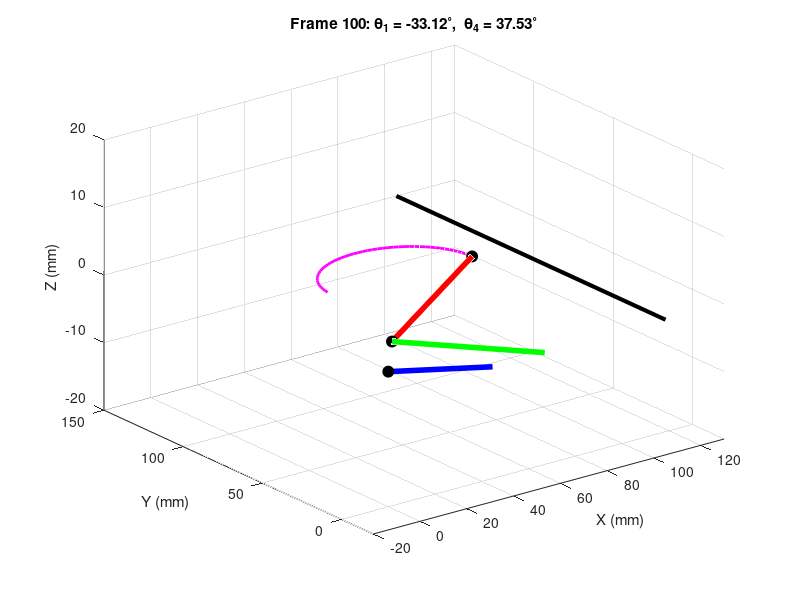
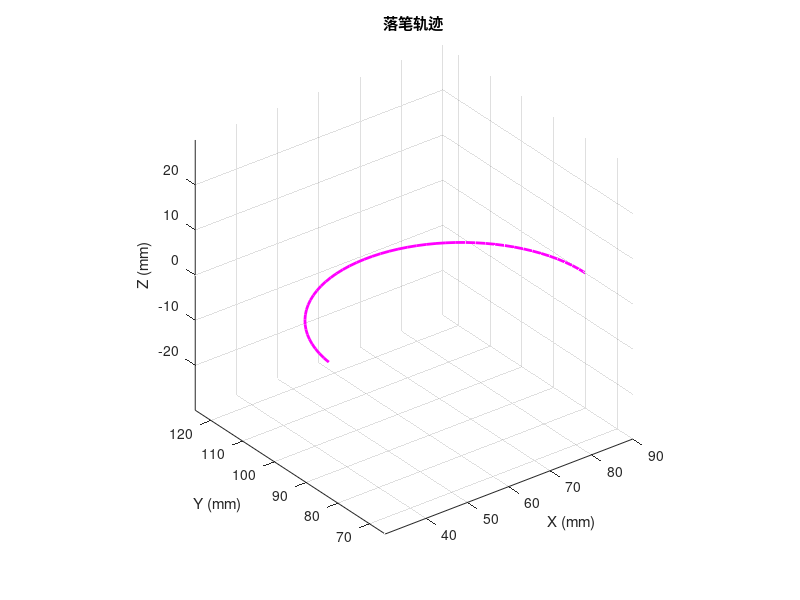

MATLAB code to generate these figures, in order:
%% simulate_robot.m
% 三维仿真程序
% 本程序基于平面五连杆机构（混合链机器人）建立仿真，
% 利用已知的逆运动学公式计算舵机角度 θ₁ 和 θ₄，并绘制机器人运动及笔尖轨迹。
% 说明：
%   - 参数：l1=90, l2=130, l3=130, l4=90, l5=105, l6=35, lM=95（单位均为毫米）
%   - θ₁ 为链接 l1 与 l5（墙面）的夹角，θ₄ 为链接 l4 与 l5之间的夹角。
%   - 设定墙面为 x = l5 （即所有点满足 x <= l5）。
%   - penDown 为布尔型，true 表示落笔写字，false 表示抬笔移动。
%
% 注意：本示例中中间变量 x_c, y_c 简化为与笔尖坐标重合，实际应用中可加入坐标转换。

clear; clc; close all;

%% 固定参数（单位：mm）
l1 = 90;    l2 = 130;    l3 = 130;
l4 = 90;    l5 = 105;    l6 = 35; 
lM = 95;    % 末端连杆参数

%% 生成笔尖轨迹（确保所有点满足 x_pen <= l5，即在墙面一侧）
% 此处我们以一个简单的曲线路径为例
N = 100;
t = linspace(0,2*pi,N);
% 生成一条扁平的椭圆（注意 x 坐标控制在 60~l5 范围内）
x_pen = 60 + 30*cos(t);  
y_pen = 80 + 30*sin(t);

% 保证 x_pen 不超过墙面（l5=105）
x_pen(x_pen > l5) = l5; 

% 设置笔尖状态：落笔写字（true）或抬笔移动（false）
% 此处我们令前半段为写字，后半段为抬笔移动
penDown = true * ones(1,N);
penDown(round(N/2):end) = false;

%% 初始化画布
figure('Name','混合链机器人三维仿真','NumberTitle','off');
axis([-20 130 -20 150 -20 20]);
grid on;
xlabel('X (mm)');
ylabel('Y (mm)');
zlabel('Z (mm)');
view(3);
hold on;

% 绘制墙面（以一条竖直线表示 x = l5 ）
plot3([l5 l5],[ -20, 150],[0 0],'k','LineWidth',3);

% 用于记录落笔轨迹
trace_x = [];
trace_y = [];
trace_z = [];

%% 仿真动画循环
for i=1:N
    % 取当前笔尖坐标
    xp = x_pen(i);
    yp = y_pen(i);
    
    % 确保笔尖不超出墙面
    if xp > l5
        xp = l5;
    end
    
    % 定义工作坐标系 (简化假设 x_c = x_pen, y_c = y_pen)
    x_c = xp;
    y_c = yp;
    
    %% 计算舵机角度 θ₁ (舵机1)
    % 公式：d1 = -2*l1*y_c, e1 = -2*l1*x_c, f1 = x_c^2 + y_c^2 + l1^2 - l2^2,
    %       θ₁ = 2 * arctan((d1 + sqrt(d1^2+e1^2-f1^2))/(e1 - f1))
    d1 = -2 * l1 * y_c;
    e1 = -2 * l1 * x_c;
    f1 = x_c^2 + y_c^2 + l1^2 - l2^2;
    disc1 = d1^2 + e1^2 - f1^2;
    if disc1 < 0, disc1 = 0; end
    theta1 = 2 * atan((d1 + sqrt(disc1))/(e1 - f1));
    
    %% 计算舵机角度 θ₄ (舵机4)
    % 公式：d2 = -2*l3*y_c, e2 = 2*l4*l5 - 2*x_c, f2 = x_c^2+y_c^2+l4^2 - l3^2 + l5^2 - 2*l5*x_c,
    %       θ₄ = 2 * arctan((d2 + sqrt(d2^2+e2^2-f2^2))/(e2 - f2))
    d2 = -2 * l3 * y_c;
    e2 = 2 * l4 * l5 - 2 * x_c;
    f2 = x_c^2 + y_c^2 + l4^2 - l3^2 + l5^2 - 2 * l5 * x_c;
    disc2 = d2^2 + e2^2 - f2^2;
    if disc2 < 0, disc2 = 0; end
    theta4 = 2 * atan((d2 + sqrt(disc2))/(e2 - f2));
    
    %% 计算关键点坐标
    % 基座在原点，计算舵机1末端（点 B）
    xB = l1 * cos(theta1);
    yB = l1 * sin(theta1);
    
    % 对于舵机4，先由逆运动学得知笔尖由点 D 到达，故计算 D 点坐标：
    xD = xp - l4 * cos(theta4);
    yD = yp - l4 * sin(theta4);
    
    %% 绘制机器人连杆
    cla;  % 清除当前坐标区内容
    hold on;
    
    % 绘制墙面
    plot3([l5 l5],[-20,150],[0,0],'k','LineWidth',3);
    
    % 绘制基座、舵机1连杆、舵机4连杆及其他连杆
    % 连杆1：从基座 (0,0) 到点 B
    plot3([0, xB],[0, yB],[0,0],'b','LineWidth',4);
    % 连杆2：从点B到虚拟连杆末端（设为交点 D，用于闭链计算，此处简化处理）
    plot3([xB, xD],[yB, yD],[0,0],'g','LineWidth',4);
    % 连杆3（笔尖连杆）：从点 D 到笔尖 (xp, yp)
    plot3([xD, xp],[yD, yp],[0,0],'r','LineWidth',4);
    
    % 绘制各关键点
    plot3(0,0,0,'ko','MarkerSize',8,'MarkerFaceColor','k');      % 基座
    plot3(xB,yB,0,'ko','MarkerSize',8,'MarkerFaceColor','k');      % 点 B
    plot3(xD,yD,0,'ko','MarkerSize',8,'MarkerFaceColor','k');      % 点 D
    plot3(xp,yp,0,'ko','MarkerSize',8,'MarkerFaceColor','k');      % 笔尖
    
    % 如果笔尖状态为落笔（penDown true），记录笔迹轨迹
    if penDown(i)
        trace_x(end+1) = xp;
        trace_y(end+1) = yp;
        trace_z(end+1) = 0;  % 平面仿真，z=0
    end
    % 绘制笔迹轨迹
    if ~isempty(trace_x)
        plot3(trace_x, trace_y, trace_z, 'm-', 'LineWidth',2);
    end
    
    % 为方便观察，同时显示舵机角度信息（转换为度单位）
    title(sprintf('Frame %d: \\theta_1 = %.2f^\\circ,  \\theta_4 = %.2f^\\circ', ...
          i, theta1*180/pi, theta4*180/pi));
    xlabel('X (mm)'); ylabel('Y (mm)'); zlabel('Z (mm)');
    axis([-20 130 -20 150 -20 20]);
    grid on;
    drawnow;
    pause(0.05);
end

%% 最终显示笔迹轨迹
figure('Name','笔迹轨迹','NumberTitle','off');
plot3(trace_x, trace_y, trace_z, 'm-', 'LineWidth',2);
xlabel('X (mm)'); ylabel('Y (mm)'); zlabel('Z (mm)');
title('落笔轨迹');
grid on; axis equal;